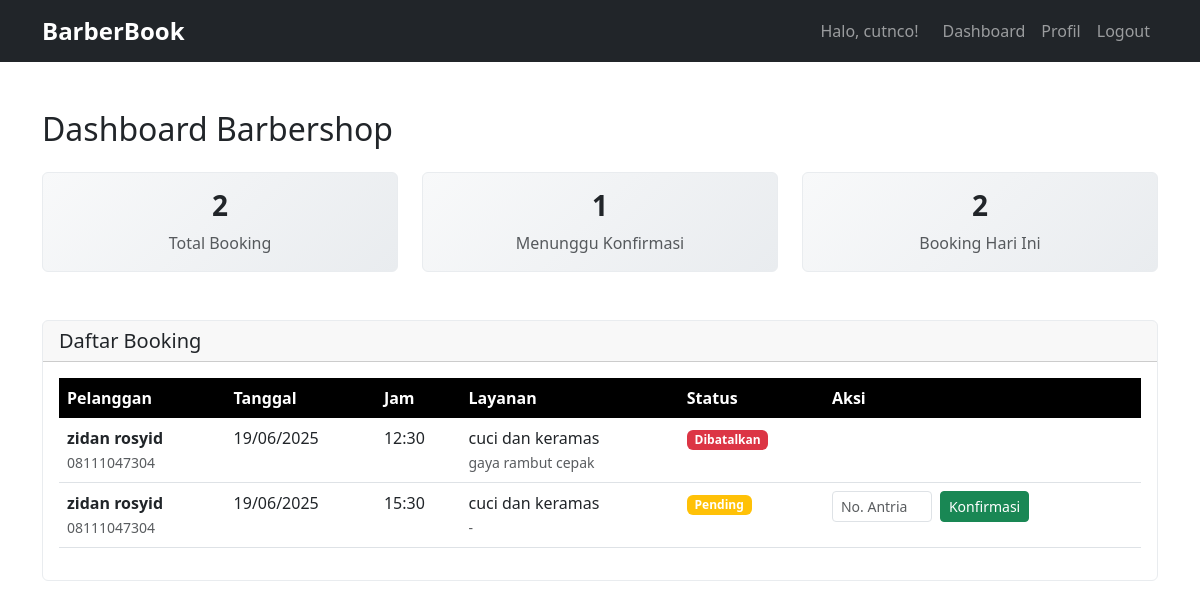
/barbershop_dashboard.php (signed in), run on the app's committed database.
### tables this page shows
CREATE TABLE `bookings` (
  `id` int NOT NULL,
  `user_id` int NOT NULL,
  `barbershop_id` int NOT NULL,
  `tanggal_booking` date NOT NULL,
  `jam_booking` time NOT NULL,
  `layanan` varchar(100) DEFAULT 'Potong Rambut',
  `status` enum('pending','dikonfirmasi','selesai','dibatalkan') DEFAULT 'pending',
  `catatan` text,
  `created_at` timestamp NULL DEFAULT CURRENT_TIMESTAMP,
  `nomor_antrian` int DEFAULT NULL
);

CREATE TABLE `users` (
  `id` int NOT NULL,
  `nama` varchar(100) NOT NULL,
  `email` varchar(100) NOT NULL,
  `password` varchar(255) NOT NULL,
  `no_hp` varchar(15) DEFAULT NULL,
  `alamat` text,
  `created_at` timestamp NULL DEFAULT CURRENT_TIMESTAMP
);

### barbershop_dashboard.php (the view, shortened to what this page needs)
<?php
require_once 'database.php';
$stmt = $pdo->prepare("SELECT b.*, u.nama as customer_name, u.no_hp as customer_phone FROM bookings b JOIN users u ON b.user_id = u.id WHERE b.barbershop_id = ? ORDER BY b.tanggal_booking DESC, b.jam_booking ASC");
$stmt->execute([$_SESSION['barbershop_id']]);
$bookings = $stmt->fetchAll(PDO::FETCH_ASSOC);
$stmt = $pdo->prepare("SELECT COUNT(*) as total FROM bookings WHERE barbershop_id = ?");
$stmt->execute([$_SESSION['barbershop_id']]);
$total_bookings = $stmt->fetchColumn();
$stmt = $pdo->prepare("SELECT COUNT(*) as total FROM bookings WHERE barbershop_id = ? AND status = 'pending'");
$stmt->execute([$_SESSION['barbershop_id']]);
$pending_bookings = $stmt->fetchColumn();
$stmt = $pdo->prepare("SELECT COUNT(*) as total FROM bookings WHERE barbershop_id = ? AND tanggal_booking = CURDATE()");
$stmt->execute([$_SESSION['barbershop_id']]);
$today_bookings = $stmt->fetchColumn();
?>
<!DOCTYPE html>
<html lang="id">
<head>
    <link href="https://cdn.jsdelivr.net/npm/bootstrap@5.3.0/dist/css/bootstrap.min.css" rel="stylesheet">
    <link rel="stylesheet" href="style.css">
</head>
<body>
    <nav class="navbar navbar-expand-lg navbar-dark bg-dark">
        <div class="container">
            <a class="navbar-brand fw-bold" href="../index.php">BarberBook</a>
            <div class="navbar-nav ms-auto">
                <span class="navbar-text me-3">Halo, <?= htmlspecialchars($_SESSION['barbershop_name']) ?>!</span>
                <a class="nav-link" href="barbershop_dashboard.php">Dashboard</a>
                <a class="nav-link" href="barbershop_profile.php">Profil</a>
                <a class="nav-link" href="logout.php">Logout</a>
            </div>
        </div>
    </nav>
    <div class="container my-5">
        <div class="row">
            <div class="col-12">
                <h2 class="mb-4">Dashboard Barbershop</h2>
            </div>
        </div>
        <div class="row mb-5">
            <div class="col-md-4">
                <div class="card stats-card">
                    <div class="card-body text-center">
                        <h3 class="fw-bold"><?= $total_bookings ?></h3>
                        <p class="text-muted mb-0">Total Booking</p>
                    </div>
                </div>
            </div>
            <div class="col-md-4">
                <div class="card stats-card">
                    <div class="card-body text-center">
                        <h3 class="fw-bold"><?= $pending_bookings ?></h3>
                        <p class="text-muted mb-0">Menunggu Konfirmasi</p>
                    </div>
                </div>
            </div>
            <div class="col-md-4">
                <div class="card stats-card">
                    <div class="card-body text-center">
                        <h3 class="fw-bold"><?= $today_bookings ?></h3>
                        <p class="text-muted mb-0">Booking Hari Ini</p>
                    </div>
                </div>
            </div>
        </div>
        <div class="row">
            <div class="col-12">
                <div class="card">
                    <div class="card-header">
                        <h5 class="mb-0">Daftar Booking</h5>
                    </div>
                    <div class="card-body">
                        <?php if (empty($bookings)): ?>
                            <div class="text-center py-5">
                                <p class="text-muted">Belum ada booking masuk.</p>
                            </div>
                        <?php else: ?>
                            <div class="table-responsive">
                                <table class="table table-hover">
                                    <thead>
                                        <tr>
                                            <th>Pelanggan</th>
                                            <th>Tanggal</th>
                                            <th>Jam</th>
                                            <th>Layanan</th>
                                            <th>Status</th>
                                            <th>Aksi</th>
                                        </tr>
                                    </thead>
                                    <tbody>
                                        <?php foreach ($bookings as $booking): ?>
                                            <tr>
                                                <td>
                                                    <strong><?= htmlspecialchars($booking['customer_name']) ?></strong><br>
                                                    <small class="text-muted"><?= htmlspecialchars($booking['customer_phone']) ?></small>
                                                </td>
                                                <td><?= date('d/m/Y', strtotime($booking['tanggal_booking'])) ?></td>
                                                <td><?= date('H:i', strtotime($booking['jam_booking'])) ?></td>
                                                <td>
                                                    <?= htmlspecialchars($booking['layanan']) ?>
                                                    <?php if ($booking['catatan']): ?>
                                                        <br><small class="text-muted"><?= htmlspecialchars($booking['catatan']) ?></small>
                                                    <?php endif; ?>
                                                </td>
                                                <td>
                                                    <span class="badge badge-<?= $booking['status'] ?>">
                                                        <?= ucfirst($booking['status']) ?>
                                                    </span>
                                                </td>
                                                <td>
                                                    <?php if ($booking['status'] == 'pending'): ?>
                                                        <form method="POST" class="d-flex align-items-center gap-2 flex-wrap">
                                                            <input type="number" name="nomor_antrian" class="form-control form-control-sm" placeholder="No. Antrian" required style="max-width: 100px;">
                                                            <button type="submit" class="btn btn-sm btn-success">Konfirmasi</button>
                                                        </form>
                                                    <?php endif; ?>
                                                </td>
                                            </tr>
                                        <?php endforeach; ?>
                                    </tbody>
                                </table>
                            </div>
                        <?php endif; ?>
                    </div>
                </div>
            </div>
        </div>
    </div>
</body>
</html>

### style.css (style rules this page uses)
:root { --primary-color: #000000; --secondary-color: #ffffff; --accent-color: #f8f9fa; --text-dark: #212529; --text-muted: #6c757d; }
body { font-family: 'Segoe UI', Tahoma, Geneva, Verdana, sans-serif; background-color: var(--secondary-color); color: var(--text-dark); }
.card { transition: transform 0.2s ease-in-out; border: 1px solid #e9ecef; background-color: #fff; }
.navbar-brand { font-size: 1.5rem; }
.stats-card { background: linear-gradient(135deg, #f8f9fa 0%, #e9ecef 100%); }
.table th { background-color: var(--primary-color); color: var(--secondary-color); border: none; }
.badge-pending { background-color: #ffc107; }
.badge-dibatalkan { background-color: #dc3545; }

### data on the page
bookings: user.nama "zidan rosyid", user.no_hp "08111047304", tanggal_booking "19/06/2025", jam_booking "12:30", layanan "cuci dan keramas", catatan "gaya rambut cepak", status "Dibatalkan"
bookings: user.nama "zidan rosyid", user.no_hp "08111047304", tanggal_booking "19/06/2025", jam_booking "15:30", layanan "cuci dan keramas", catatan "-", status "Pending"

### other printed values
$_SESSION['barbershop_name'] "cutnco"
$total_bookings "2"
$pending_bookings "1"
$today_bookings "2"
